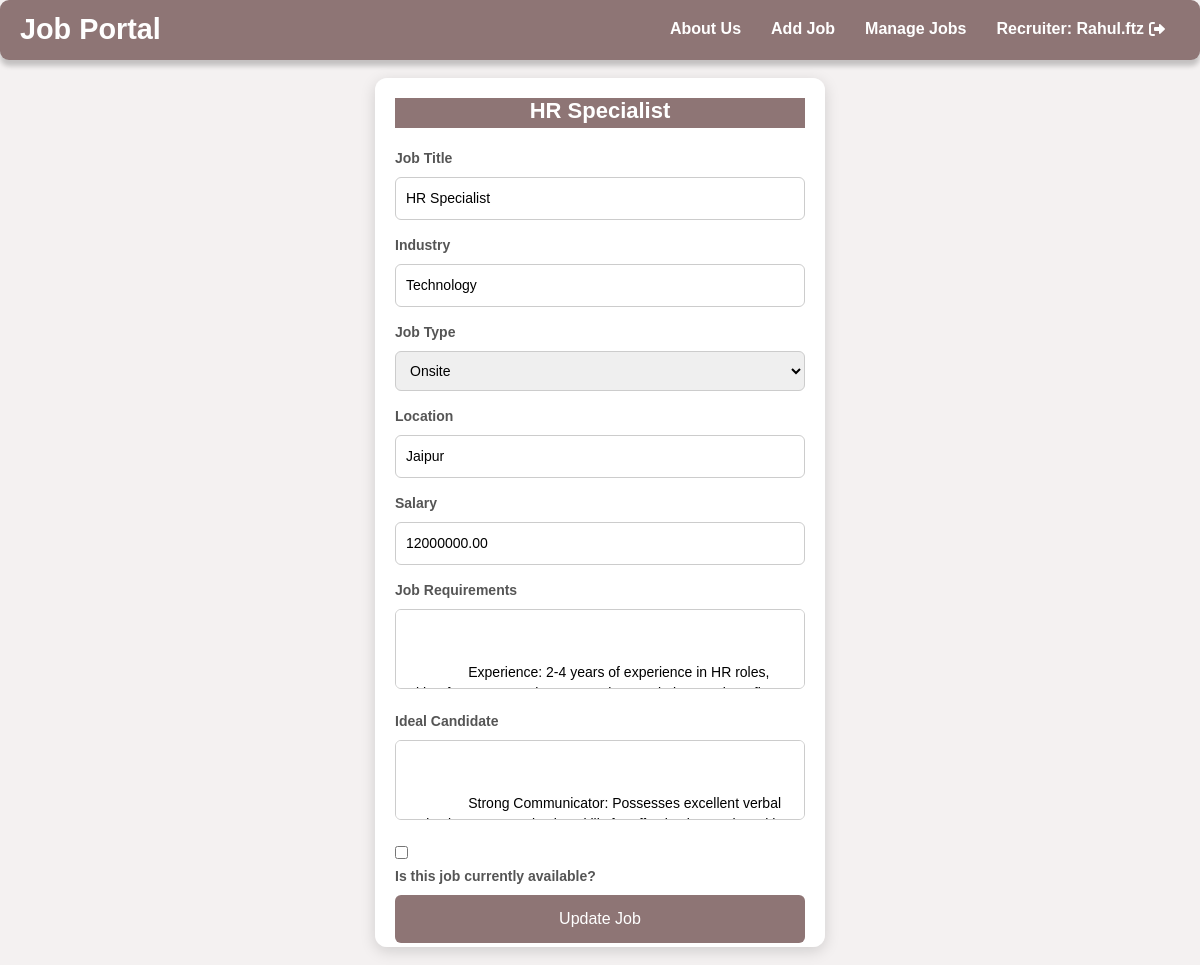
Page /update-job/9/ (signed in) on the earlier database version.
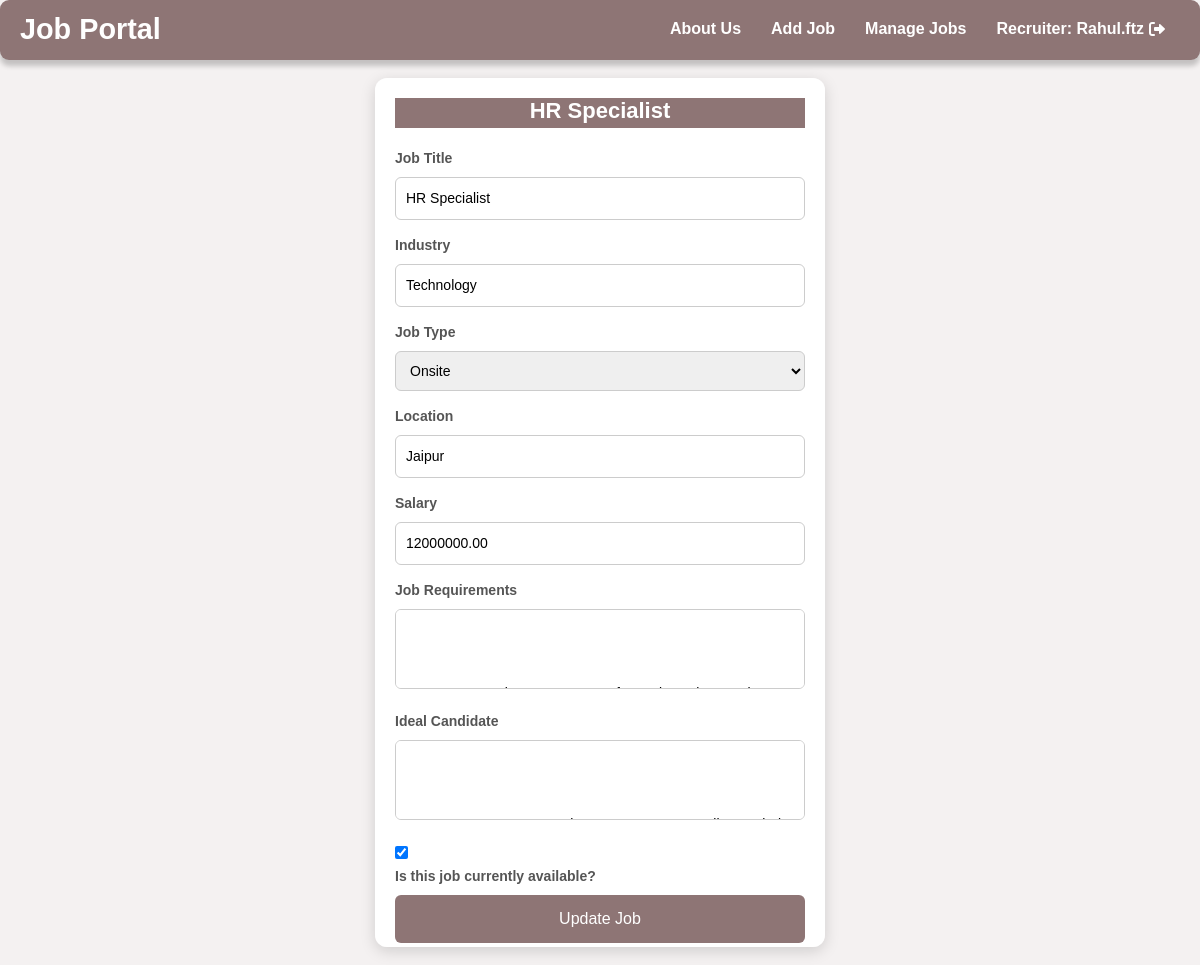
Same page on the later database version.
### job_app/models.py (models this page shows, shortened)
class Job(models.Model):
    title = models.CharField(max_length=100)
    industry = models.CharField(max_length=100)
    job_type = models.CharField(max_length=50)
    location = models.CharField(max_length=100)
    salary = models.DecimalField(max_digits=10, decimal_places=2)
    requirements = models.TextField()
    ideal_candidate = models.TextField(default='N/A')
    availability = models.BooleanField(default=True)
    created_at = models.DateTimeField(auto_now_add=True)
    user = models.ForeignKey(settings.AUTH_USER_MODEL, on_delete=models.CASCADE, null=True)
    applicants = models.ManyToManyField('Applicant.Applicant', related_name='applied_jobs', blank=True)

### job_app/views.py (the view, shortened to what this page needs)
# urls.py: path('update-job/<int:job_id>/', update_job, name='update_job'),
@login_required
def update_job(request, job_id):
    job = get_object_or_404(Job, id=job_id, user=request.user)  # Ensure the user can only update their own jobs
    return render(request, 'Addjob.html', {'job': job})

### job_app/templates/Addjob.html (shortened to what this page needs)
{% extends "header_main.html" %}
{% block body %}
<html lang="en">
<head>
</head>
<body>
<div class="form-container">
    <h2>{% if job %}{{ job.title }}{% else %}Add New Job{% endif %}</h2>
    <form method="post">
        <label for="title">Job Title</label>
        <input type="text" id="title" name="title" placeholder="Enter Job Title" required value="{% if job %}{{ job.title }}{% endif %}">
        <label for="industry">Industry</label>
        <input type="text" id="industry" name="industry" placeholder="Enter Industry" required value="{% if job %}{{ job.industry }}{% endif %}">
        <label for="job_type">Job Type</label>
        <select id="job_type" name="job_type" required>
            <option value="Onsite" {% if job and job.job_type == 'Onsite' %}selected{% endif %}>Onsite</option>
        </select>
        <label for="location">Location</label>
        <input type="text" id="location" name="location" placeholder="Enter Location" required value="{% if job %}{{ job.location }}{% endif %}">
        <label for="salary">Salary</label>
        <input type="number" id="salary" name="salary" placeholder="Enter Salary" required value="{% if job %}{{ job.salary }}{% endif %}">
        <label for="requirements">Job Requirements</label>
        <textarea id="requirements" name="requirements" placeholder="Enter Job Requirements" required>
            {% if job %}
                {{ job.requirements }}
            {% endif %}
        </textarea>
        <label for="ideal_candidate">Ideal Candidate</label>
        <textarea id="ideal_candidate" name="ideal_candidate" placeholder="Describe the Ideal Candidate" required>
            {% if job %}
                {{ job.ideal_candidate }}
            {% endif %}
        </textarea>
        <div class="checkbox-container">
            <input type="checkbox" id="availability" name="availability" {% if job and job.availability %}checked{% endif %}>
            <label for="availability">Is this job currently available?</label>
        </div>
        <button type="submit">{% if job %}Update Job{% else %}Add Job{% endif %}</button>
    </form>
</div>
</body>
</html>
{% endblock %}

Differences in the rows shown:
changed Job "HR Specialist": availability "☐" → "☑"
